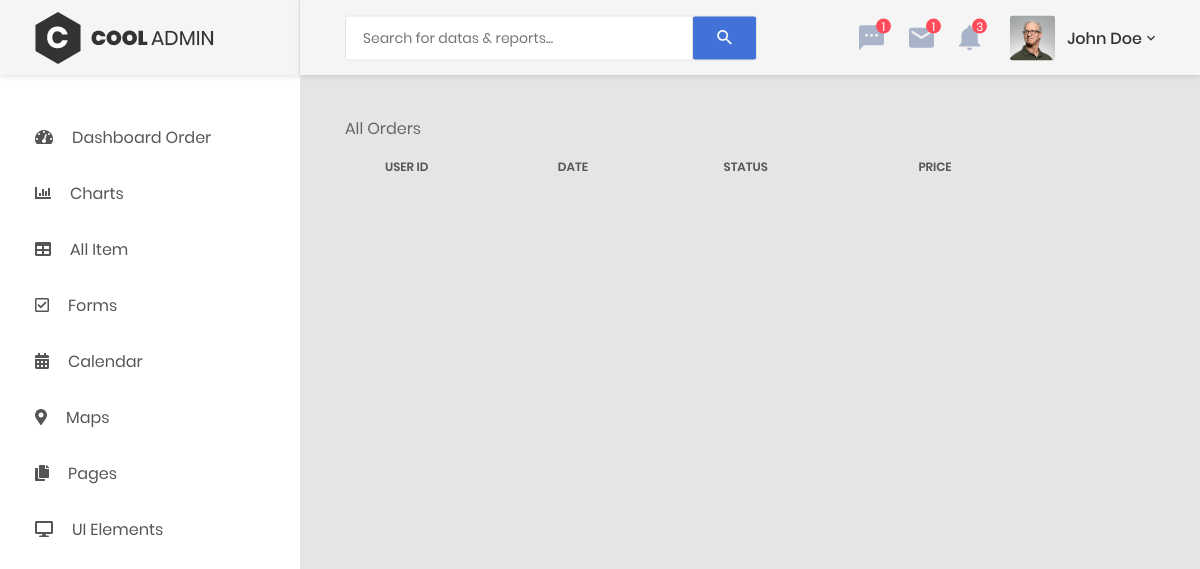
Before: /admin1/index.php (signed in) with the older database file.
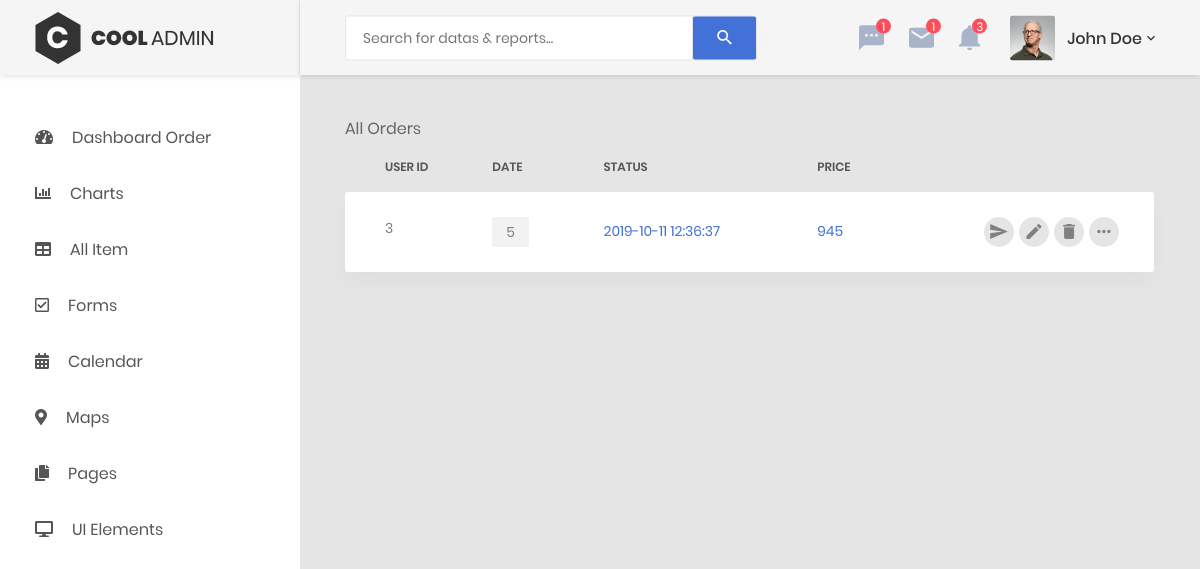
After: the same page with the newer database file.
### tables this page shows
CREATE TABLE `orders` (
  `id` int(11) NOT NULL,
  `user_id` int(20) NOT NULL,
  `product_quantity` int(20) NOT NULL,
  `data_time` datetime NOT NULL,
  `cname` varchar(20) NOT NULL,
  `state` varchar(20) NOT NULL,
  `ccode` int(20) NOT NULL,
  `final_amount` int(20) NOT NULL
);

### admin1/index.php (the view, shortened to what the changed rows need)
<?php
include('../include/dbcon.php');
?>
<!DOCTYPE html>
<html lang="en">
<head>
    <link href="css/font-face.css" rel="stylesheet" media="all">
    <link href="vendor/font-awesome-4.7/css/font-awesome.min.css" rel="stylesheet" media="all">
    <link href="vendor/font-awesome-5/css/fontawesome-all.min.css" rel="stylesheet" media="all">
    <link href="vendor/mdi-font/css/material-design-iconic-font.min.css" rel="stylesheet" media="all">
    <link href="vendor/bootstrap-4.1/bootstrap.min.css" rel="stylesheet" media="all">
    <link href="vendor/animsition/animsition.min.css" rel="stylesheet" media="all">
    <link href="vendor/bootstrap-progressbar/bootstrap-progressbar-3.3.4.min.css" rel="stylesheet" media="all">
    <link href="vendor/wow/animate.css" rel="stylesheet" media="all">
    <link href="vendor/css-hamburgers/hamburgers.min.css" rel="stylesheet" media="all">
    <link href="vendor/slick/slick.css" rel="stylesheet" media="all">
    <link href="vendor/select2/select2.min.css" rel="stylesheet" media="all">
    <link href="vendor/perfect-scrollbar/perfect-scrollbar.css" rel="stylesheet" media="all">
    <link href="css/theme.css" rel="stylesheet" media="all">
</head>
<body class="animsition">
    <div class="page-wrapper">
        <?php include('include/side_header.php') ?>
            <div class="main-content">
                <div class="section__content section__content--p30">
                    <div class="container-fluid">
                                <div class="table-responsive table-responsive-data2">
                                    <table class="table table-data2">
                                        <thead>
                                            <tr>
                                                <th>user ID</th>
                                                <th>date</th>
                                                <th>status</th>
                                                <th>price</th>
                                                <th></th>
                                            </tr>
                                        </thead>
                                        <tbody>
                                            <tr class="tr-shadow">
                                             <?php
                                                $result = "SELECT * FROM `orders` WHERE 1";
                                                $qur = mysqli_query($dbcon,$result);
                                                while($data = mysqli_fetch_assoc($qur)){
                                             ?>
                                            <tr class="tr-shadow">
                                                <td><?php echo $data['user_id']; ?></td>
                                                <td>
                                                    <span class="block-email"><?php echo $data['product_quantity']; ?></span>
                                                </td>
                                                <td class="desc"><?php echo $data['data_time']; ?></td>
                                                <td class="desc"><?php echo $data['final_amount']; ?></td>
                                                <td>
                                                    <div class="table-data-feature">
                                                        <button class="item" data-toggle="tooltip" data-placement="top" title="Send">
                                                            <i class="zmdi zmdi-mail-send"></i>
                                                        </button>
                                                        <button class="item" data-toggle="tooltip" data-placement="top" title="Edit">
                                                            <i class="zmdi zmdi-edit"></i>
                                                        </button>
                                                        <button class="item" data-toggle="tooltip" data-placement="top" title="Delete">
                                                            <a href="process/item_delete.php?id=<?php echo $data['ref_id']; ?>"><i class="zmdi zmdi-delete"></i></a>
                                                        </button>
                                                        <button class="item" data-toggle="tooltip" data-placement="top" title="More">
                                                            <i class="zmdi zmdi-more"></i>
                                                        </button>
                                                    </div>
                                                </td>
                                            </tr>
                                            <?php
                                                }
                                             ?>
                                        </tbody>
                                    </table>
                                </div>
                            </div>
                        </div>
                    </div>
                </div>
            </div>
</body>
</html>

Changed rows visible on the page:
added orders: user "3", product_quantity "5", data_time "2019-10-11 12:36:37", final_amount "945"
